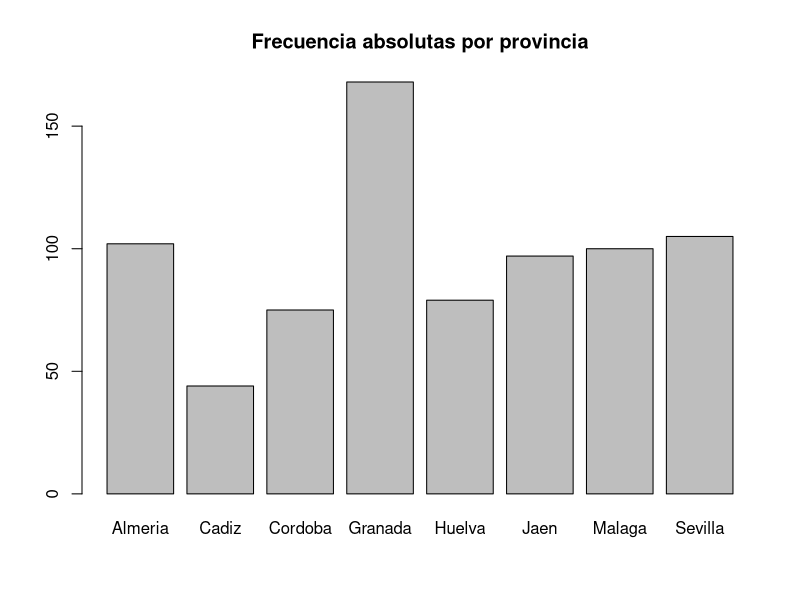
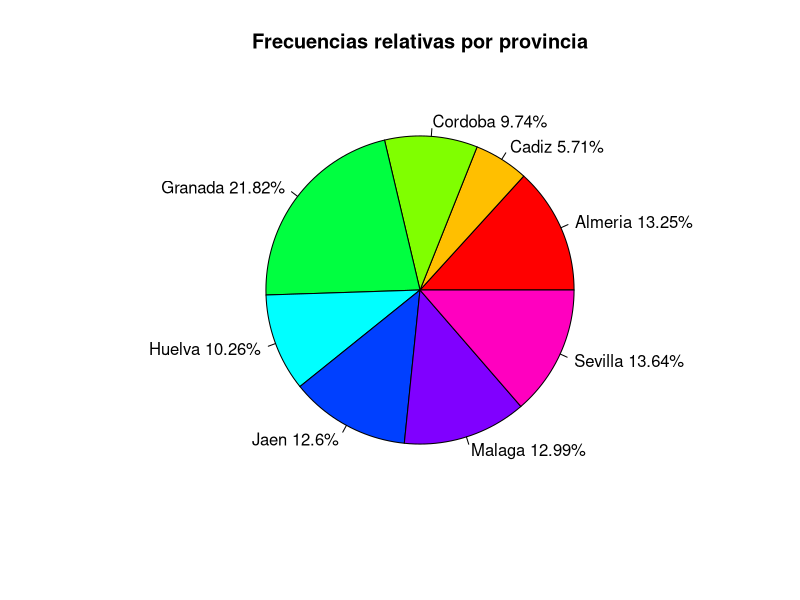

R code for these plots, in order:
#####################1. Cálculo de nuevas variables, recodificación y filtrado#####################

#Importamos el fichero de jaen
#Código INE del municipio.
#Nombre del municipio.
#Consumo de energía eléctrica en megavatios por hora.
#Consumo medio de agua en invierno, en metros cúbicos por día.
#Consumo medio de agua en verano, en metros cúbicos por día.
#Destino de los residuos sólidos urbanos: las posibilidades son vertedero controlado, vertedero incontrolado, compostaje.
#Cantidad de residuos sólidos urbanos, en toneladas.

#1. Importar el fichero JaenIndicadores.txt y denominar a la hoja de datos (data frame) Datos.Jaen
Datos.Jaen <- read.table('./Datos/JaenIndicadores-utf8.txt',sep="\t", header=TRUE, encoding  ="UTF-8")
#Limpiar datos faltantes
Datos.Jaen <- Datos.Jaen[!Datos.Jaen$poblacion == "..", ]
options(warn=-1)
#Cambiar comas por puntos para poder calcular más tarde
Datos.Jaen$residuoscant <- gsub("\\,", ".", Datos.Jaen$residuoscant)
#Cambiar a numerico o doble las variables para los calculos
Datos.Jaen$poblacion <- (as.numeric(as.character(Datos.Jaen$poblacion)))
Datos.Jaen$consumoelec <- (as.numeric(as.character(Datos.Jaen$consumoelec)))
Datos.Jaen$consumoaguainv <- (as.numeric(as.character(Datos.Jaen$consumoaguainv)))
Datos.Jaen$consumoaguaver <- (as.numeric(as.character(Datos.Jaen$consumoaguaver)))
Datos.Jaen$residuoscant <- (as.double(Datos.Jaen$residuoscant))

#2. Recodificar la variable Poblacion en una variable cualitativa tipo factor llamada Tamaño con tres categorías:
#  Si la población es inferior a 2000 habitantes, Tamaño será “Pequeño”.
#  Si la población está entre 2000 y 4500 habitantes, Tamaño será “Mediano”.
#  Si la población es superior a 4500 habitantes, Tamaño será “Grande”.


Datos.Jaen$poblacioncat[Datos.Jaen$poblacion<= 2000] <- "Pequeño"

Datos.Jaen$poblacioncat[Datos.Jaen$poblacion> 2000 & (as.numeric(as.character(Datos.Jaen$poblacion)))< 4500] <- "Mediano"

Datos.Jaen$poblacioncat[Datos.Jaen$poblacion>= 4500] <- "Grande"

Datos.Jaen$poblacioncat <- as.factor(Datos.Jaen$poblacioncat)

#Datos.Jaen$poblacion <- Datos.Jaen$poblacioncat 

#Datos.Jaen<-Datos.Jaen[1:8]

options(warn=0)
#3. Calcular los siguientes promedios que se especifican a continuación y añadirlos como nuevas variables al fichero Datos.Jaen obtenidas a partir de las variables existentes: 
#  Variable elec.hab que contendrá el consumo de energía eléctrica por habitante, obtenida como Consumo.de.energia.electrica/Poblacion
#  Variable agua.hab que contendrá el consumo medio de agua por habitante y día, obtenida como (Consumo.de.agua..Invierno + Consumo.de.agua..V erano)/Poblacion
#  Variable res.hab que contendrá los residuos sólidos urbanos por habitante, obtenida como Residuos.solidos.urbanos..Cantidad/Poblacion
Datos.Jaen$elec.hab <- Datos.Jaen$consumoelec/Datos.Jaen$poblacion
Datos.Jaen$agua.hab <- (Datos.Jaen$consumoaguainv+Datos.Jaen$consumoaguaver)/Datos.Jaen$poblacion
Datos.Jaen$res.hab <- Datos.Jaen$residuoscant/Datos.Jaen$poblacion

#4. Crear una nueva hoja de datos con todas las variables que contiene actualmente el data frame Datos.Jaen, pero referida 
#sólo a los municipios de tamaño mediano y denominarla Datos.Jaen.Medianos

Datos.Jaen.Medianos <- Datos.Jaen[Datos.Jaen$poblacioncat == 'Mediano',]

#5. Guardar la hoja de datos Datos.Jaen con las nuevas variables creadas en los apartados anteriores y la hoja que contiene 
#los datos de las poblaciones medianas (Datos.Jaen.Medianos) en un archivo de datos de R y llamadlo JaenIndicadores.RData

save(Datos.Jaen, Datos.Jaen.Medianos, file = "./Datos/JaenIndicadores.RData")


#####################2. Análisis Estadístico Descriptivo de Datos#####################

#1. Importar el fichero Andalucia.txt y denominar a la hoja de datos (data frame) Datos.Andalucia. Comprobar si en el archivo 
#.txt hay datos faltantes y cómo están codificados.

Datos.Andalucia <-  read.table('./Datos/Andalucia-utf8.txt',sep="\t", header=TRUE, encoding  ="UTF-8")
Datos.Andalucia[Datos.Andalucia$Renta.familiar.por.habitante.2003 == "..","Renta.familiar.por.habitante.2003"] <- NA

#2. A partir de la variable código INE, construir una variable tipo factor que distinga la provincia de pertenencia de cada municipio,
#denominarla “Provincia” y añadirla al data frame. 
#head(ine)
Datos.fProv = c("Almeria","Cadiz","Cordoba","Granada","Huelva","Jaen","Malaga","Sevilla")

Datos.Andalucia$IdINE <- substr(Datos.Andalucia$Codigo.INE,1,nchar(Datos.Andalucia$Codigo.INE)-3)

Datos.Andalucia$Provincia[Datos.Andalucia$IdINE == 4] <- Datos.fProv[1]
Datos.Andalucia$Provincia[Datos.Andalucia$IdINE == 11] <- Datos.fProv[2]
Datos.Andalucia$Provincia[Datos.Andalucia$IdINE == 14] <- Datos.fProv[3]
Datos.Andalucia$Provincia[Datos.Andalucia$IdINE == 18] <- Datos.fProv[4]
Datos.Andalucia$Provincia[Datos.Andalucia$IdINE == 21] <- Datos.fProv[5]
Datos.Andalucia$Provincia[Datos.Andalucia$IdINE == 23] <- Datos.fProv[6]
Datos.Andalucia$Provincia[Datos.Andalucia$IdINE == 29] <- Datos.fProv[7]
Datos.Andalucia$Provincia[Datos.Andalucia$IdINE == 41] <- Datos.fProv[8]

#Obtener la distribución de frecuencias absolutas y relativas, un diagrama de barras con las frecuencias absolutas y un 
#diagrama de sectores con las frecuencias relativas en porcentajes de esta variable tipo factor. 
#¿Qué provincia tiene más municipios? ¿Cuál tiene menos? ¿Qué porcentaje representa en cada caso?

Datos.Andalucia$Provincia <- as.factor(Datos.Andalucia$Provincia)
print('Frecuencia absoluta: ')
frec.abs <-table(Datos.Andalucia$Provincia)
frec.abs
print('Frecuencia relativa')
frec.rel <-table(Datos.Andalucia$Provincia)/sum(table(Datos.Andalucia$Provincia))*100
frec.rel

#Bar plot frecuencias absolutas
barplot(frec.abs, main="Frecuencia absolutas por provincia")

#Pie plot frecuencias relativas
slices <- frec.rel
lbls <- rownames(frec.rel)
pct <- round(slices/sum(slices)*100,2)
lbls <- paste(lbls, pct) # add percents to labels
lbls <- paste(lbls,"%",sep="") # ad % to labels
pie(slices,labels = lbls, col=rainbow(length(lbls)), main="Frecuencias relativas por provincia") 

#3. Obtener un resumen descriptivo de la variable tasa de actividad de 2001 que incluya parámetros de posición, dispersión, asimetría
#y curtosis, histograma y diagrama de caja. En función de este resumen, contestar a las siguientes preguntas:

#Vamos a arreglar la columna para los calculos
#Cambiar comas por puntos. Si lo dejaramos como está la conversión a otro tipo de dato sería errónea.

Datos.Andalucia$Tasa.actividad.2001 <- gsub("\\,", ".", Datos.Andalucia$Tasa.actividad.2001)
Datos.Andalucia$Tasa.actividad.2001 <- (as.double(Datos.Andalucia$Tasa.actividad.2001))
